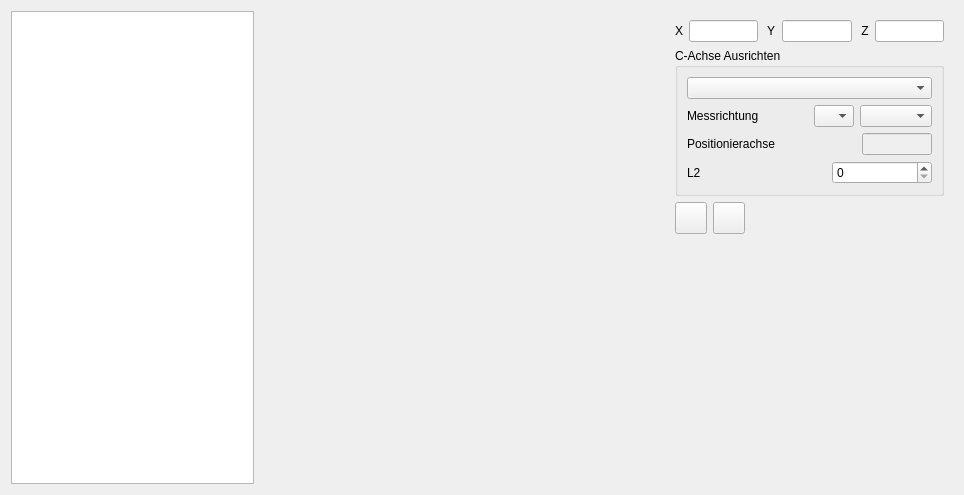
<?xml version="1.0" encoding="UTF-8"?>
<ui version="4.0">
 <class>C_Algin</class>
 <widget class="QWidget" name="C_Algin">
  <property name="geometry">
   <rect>
    <x>0</x>
    <y>0</y>
    <width>964</width>
    <height>495</height>
   </rect>
  </property>
  <property name="windowTitle">
   <string>Form</string>
  </property>
  <layout class="QHBoxLayout" name="horizontalLayout">
   <item>
    <widget class="QTextEdit" name="textEdit"/>
   </item>
   <item>
    <widget class="QLabel" name="label_Pix">
     <property name="minimumSize">
      <size>
       <width>400</width>
       <height>400</height>
      </size>
     </property>
     <property name="text">
      <string/>
     </property>
     <property name="scaledContents">
      <bool>false</bool>
     </property>
     <property name="alignment">
      <set>Qt::AlignCenter</set>
     </property>
    </widget>
   </item>
   <item>
    <widget class="QWidget" name="widget" native="true">
     <property name="maximumSize">
      <size>
       <width>300</width>
       <height>16777215</height>
      </size>
     </property>
     <layout class="QVBoxLayout" name="verticalLayout">
      <item>
       <layout class="QHBoxLayout" name="horizontalLayout_2">
        <item>
         <widget class="QLabel" name="label">
          <property name="text">
           <string>X</string>
          </property>
         </widget>
        </item>
        <item>
         <widget class="QLineEdit" name="lineEdit_X">
          <property name="text">
           <string/>
          </property>
         </widget>
        </item>
        <item>
         <widget class="QLabel" name="label_2">
          <property name="text">
           <string> Y</string>
          </property>
         </widget>
        </item>
        <item>
         <widget class="QLineEdit" name="lineEdit_Y"/>
        </item>
        <item>
         <widget class="QLabel" name="label_3">
          <property name="text">
           <string> Z</string>
          </property>
         </widget>
        </item>
        <item>
         <widget class="QLineEdit" name="lineEdit_Z"/>
        </item>
       </layout>
      </item>
      <item>
       <widget class="QGroupBox" name="groupBox_CAlgin">
        <property name="maximumSize">
         <size>
          <width>16777215</width>
          <height>320</height>
         </size>
        </property>
        <property name="title">
         <string>C-Achse Ausrichten</string>
        </property>
        <layout class="QVBoxLayout" name="verticalLayout_7">
         <item>
          <widget class="QComboBox" name="comboBox_Frame"/>
         </item>
         <item>
          <layout class="QHBoxLayout" name="horizontalLayout_Messrichtung">
           <item>
            <widget class="QLabel" name="label_Messrichtung">
             <property name="text">
              <string>Messrichtung</string>
             </property>
            </widget>
           </item>
           <item>
            <spacer name="horizontalSpacer">
             <property name="orientation">
              <enum>Qt::Horizontal</enum>
             </property>
             <property name="sizeHint" stdset="0">
              <size>
               <width>40</width>
               <height>20</height>
              </size>
             </property>
            </spacer>
           </item>
           <item>
            <widget class="QComboBox" name="comboBox_Messrichtung1">
             <property name="maximumSize">
              <size>
               <width>40</width>
               <height>16777215</height>
              </size>
             </property>
            </widget>
           </item>
           <item>
            <widget class="QComboBox" name="comboBox_Messrichtung2">
             <property name="maximumSize">
              <size>
               <width>100</width>
               <height>16777215</height>
              </size>
             </property>
            </widget>
           </item>
          </layout>
         </item>
         <item>
          <layout class="QHBoxLayout" name="horizontalLayout_Positionierachse">
           <item>
            <widget class="QLabel" name="label_Positionierachse">
             <property name="text">
              <string>Positionierachse</string>
             </property>
            </widget>
           </item>
           <item>
            <spacer name="horizontalSpacer_3">
             <property name="orientation">
              <enum>Qt::Horizontal</enum>
             </property>
             <property name="sizeHint" stdset="0">
              <size>
               <width>40</width>
               <height>20</height>
              </size>
             </property>
            </spacer>
           </item>
           <item>
            <widget class="QLineEdit" name="lineEdit_Positionierachse">
             <property name="enabled">
              <bool>false</bool>
             </property>
             <property name="maximumSize">
              <size>
               <width>70</width>
               <height>16777215</height>
              </size>
             </property>
            </widget>
           </item>
          </layout>
         </item>
         <item>
          <layout class="QHBoxLayout" name="horizontalLayout_CAlgin_L2">
           <item>
            <widget class="QLabel" name="label_L2">
             <property name="text">
              <string>L2</string>
             </property>
            </widget>
           </item>
           <item>
            <spacer name="horizontalSpacer_2">
             <property name="orientation">
              <enum>Qt::Horizontal</enum>
             </property>
             <property name="sizeHint" stdset="0">
              <size>
               <width>40</width>
               <height>20</height>
              </size>
             </property>
            </spacer>
           </item>
           <item>
            <widget class="QSpinBox" name="spinBox_L2">
             <property name="minimumSize">
              <size>
               <width>100</width>
               <height>0</height>
              </size>
             </property>
             <property name="maximumSize">
              <size>
               <width>16777215</width>
               <height>16777215</height>
              </size>
             </property>
             <property name="maximum">
              <number>999</number>
             </property>
             <property name="singleStep">
              <number>5</number>
             </property>
            </widget>
           </item>
          </layout>
         </item>
        </layout>
       </widget>
      </item>
      <item>
       <layout class="QHBoxLayout" name="horizontalLayout_3">
        <item>
         <widget class="QToolButton" name="toolButton_Edit">
          <property name="minimumSize">
           <size>
            <width>32</width>
            <height>32</height>
           </size>
          </property>
          <property name="text">
           <string/>
          </property>
          <property name="icon">
           <iconset>
            <normalon>:/Icons/CAlgin/create.png</normalon>
           </iconset>
          </property>
         </widget>
        </item>
        <item>
         <widget class="QToolButton" name="toolButton_Pix">
          <property name="minimumSize">
           <size>
            <width>32</width>
            <height>32</height>
           </size>
          </property>
          <property name="text">
           <string/>
          </property>
          <property name="icon">
           <iconset>
            <normalon>:/Icons/CAlgin/Picture.png</normalon>
           </iconset>
          </property>
         </widget>
        </item>
        <item>
         <spacer name="horizontalSpacer_4">
          <property name="orientation">
           <enum>Qt::Horizontal</enum>
          </property>
          <property name="sizeHint" stdset="0">
           <size>
            <width>40</width>
            <height>20</height>
           </size>
          </property>
         </spacer>
        </item>
       </layout>
      </item>
      <item>
       <spacer name="verticalSpacer">
        <property name="orientation">
         <enum>Qt::Vertical</enum>
        </property>
        <property name="sizeHint" stdset="0">
         <size>
          <width>20</width>
          <height>40</height>
         </size>
        </property>
       </spacer>
      </item>
     </layout>
    </widget>
   </item>
  </layout>
 </widget>
 <resources/>
 <connections/>
</ui>
